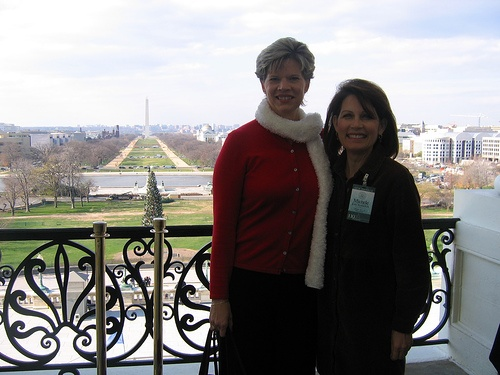
#> input picture assets/2007_002079.jpg, 500 x 375 px
$ python mod_dither.py ../assets/2007_002079.jpg out.png
#> lines starting #> are read from the running program, lines starting #| are printed output that depends on the picture; after the words box and inside, x2 and y2 are one past the last pixel; in counts of white or black regions, pixels touching at a corner belong together
# Implementation of paper
# - Improving mid-tone quality of variable-coefficient error diffusion using threshold modulation
# https://dl.acm.org/doi/abs/10.1145/1201775.882289
import numpy as np
import cv2
from tqdm import tqdm
from numba import jit, njit

@njit
def thresold_func(d, rand_d, modulation_strength):
    if d < 0:
        d = 0
    if d > 255:
        d = 255
    d = int(np.floor(d))
    m = (rand_d % 128) * modulation_strength[d]
    threshold = 128 + m
    if d >= threshold:
        return 255
    return 0

@njit
def distribute_error(error_map, diff, i, j, input_level, coefficients):
    H,W = error_map.shape
    coefs = coefficients[input_level]
    term_r = diff * coefs[0] / coefs[3]
    term_dl = diff * coefs[1] / coefs[3]
    term_d = diff * coefs[2] / coefs[3]

    if j+1 < W:
        error_map[i][j+1] += term_r
    if i+1 < H:
        if j-1 >= 0:
            error_map[i+1][j-1] += term_dl
        error_map[i+1][j] += term_d
    return error_map

@njit
def main(img):

    modulation_strength = {
        0: 0.0,
        1: 0.0,
        2: 0.0,
        3: 0.0,
        4: 0.0,
        5: 0.0,
        6: 0.0,
        7: 0.0,
        8: 0.0,
        9: 0.0,
        10: 0.0,
        11: 0.0,
        12: 0.0,
        13: 0.0,
        14: 0.0,
        15: 0.0,
        16: 0.0,
        17: 0.0,
        18: 0.0,
        19: 0.0,
        20: 0.0,
        21: 0.0,
        22: 0.0,
        23: 0.0,
        24: 0.0,
        25: 0.0,
        26: 0.0,
        27: 0.0,
        28: 0.0,
        29: 0.0,
        30: 0.0,
        31: 0.0,
        32: 0.0,
        33: 0.0,
        34: 0.0,
        35: 0.0,
        36: 0.0,
        37: 0.0,
        38: 0.0,
        39: 0.0,
        40: 0.0,
        41: 0.0,
        42: 0.0,
        43: 0.0,
        44: 0.34,
        45: 0.34,
        46: 0.34,
        47: 0.34,
        48: 0.34,
        49: 0.34,
        50: 0.34,
        51: 0.34,
        52: 0.34,
        53: 0.34,
        54: 0.34,
        55: 0.34,
        56: 0.34,
        57: 0.34,
        58: 0.34,
        59: 0.34,
        60: 0.34,
        61: 0.34,
        62: 0.34,
        63: 0.34,
        64: 0.5,
        65: 0.5,
        66: 0.5,
        67: 0.5,
        68: 0.5,
        69: 0.5,
        70: 0.5,
        71: 0.5,
        72: 0.5,
        73: 0.5,
        74: 0.5,
        75: 0.5,
        76: 0.5,
        77: 0.5,
        78: 0.5,
        79: 0.5,
        80: 0.5,
        81: 0.5,
        82: 0.5,
        83: 0.5,
        84: 0.5,
        85: 1.0,
        86: 1.0,
        87: 1.0,
        88: 1.0,
        89: 1.0,
        90: 1.0,
        91: 1.0,
        92: 1.0,
        93: 1.0,
        94: 1.0,
        95: 0.17,
        96: 0.17,
        97: 0.17,
        98: 0.17,
        99: 0.17,
        100: 0.17,
        101: 0.17,
        102: 0.5,
        103: 0.5,
        104: 0.5,
        105: 0.5,
        106: 0.5,
        107: 0.7,
        108: 0.7,
        109: 0.7,
        110: 0.7,
        111: 0.7,
        112: 0.79,
        113: 0.79,
        114: 0.79,
        115: 0.79,
        116: 0.79,
        117: 0.79,
        118: 0.79,
        119: 0.79,
        120: 0.79,
        121: 0.79,
        122: 0.79,
        123: 0.79,
        124: 0.79,
        125: 0.79,
        126: 0.79,
        127: 1.0,
        128: 1.0,
        129: 0.79,
        130: 0.79,
        131: 0.79,
        132: 0.79,
        133: 0.79,
        134: 0.79,
        135: 0.79,
        136: 0.79,
        137: 0.79,
        138: 0.79,
        139: 0.79,
        140: 0.79,
        141: 0.79,
        142: 0.79,
        143: 0.79,
        144: 0.7,
        145: 0.7,
        146: 0.7,
        147: 0.7,
        148: 0.7,
        149: 0.5,
        150: 0.5,
        151: 0.5,
        152: 0.5,
        153: 0.5,
        154: 0.17,
        155: 0.17,
        156: 0.17,
        157: 0.17,
        158: 0.17,
        159: 0.17,
        160: 0.17,
        161: 1.0,
        162: 1.0,
        163: 1.0,
        164: 1.0,
        165: 1.0,
        166: 1.0,
        167: 1.0,
        168: 1.0,
        169: 1.0,
        170: 1.0,
        171: 0.5,
        172: 0.5,
        173: 0.5,
        174: 0.5,
        175: 0.5,
        176: 0.5,
        177: 0.5,
        178: 0.5,
        179: 0.5,
        180: 0.5,
        181: 0.5,
        182: 0.5,
        183: 0.5,
        184: 0.5,
        185: 0.5,
        186: 0.5,
        187: 0.5,
        188: 0.5,
        189: 0.5,
        190: 0.5,
        191: 0.5,
        192: 0.34,
        193: 0.34,
        194: 0.34,
        195: 0.34,
        196: 0.34,
        197: 0.34,
        198: 0.34,
        199: 0.34,
        200: 0.34,
        201: 0.34,
        202: 0.34,
        203: 0.34,
        204: 0.34,
        205: 0.34,
        206: 0.34,
        207: 0.34,
        208: 0.34,
        209: 0.34,
        210: 0.34,
        211: 0.34,
        212: 0.0,
        213: 0.0,
        214: 0.0,
        215: 0.0,
        216: 0.0,
        217: 0.0,
        218: 0.0,
        219: 0.0,
        220: 0.0,
        221: 0.0,
        222: 0.0,
        223: 0.0,
        224: 0.0,
        225: 0.0,
        226: 0.0,
        227: 0.0,
        228: 0.0,
        229: 0.0,
        230: 0.0,
        231: 0.0,
        232: 0.0,
        233: 0.0,
        234: 0.0,
        235: 0.0,
        236: 0.0,
        237: 0.0,
        238: 0.0,
        239: 0.0,
        240: 0.0,
        241: 0.0,
        242: 0.0,
        243: 0.0,
        244: 0.0,
        245: 0.0,
        246: 0.0,
        247: 0.0,
        248: 0.0,
        249: 0.0,
        250: 0.0,
        251: 0.0,
        252: 0.0,
        253: 0.0,
        254: 0.0,
        255: 0.0}

    coefficients = {
        0: (13, 0, 5, 18),
        1: (1300249, 0, 499250, 1799499),
        2: (214114, 287, 99357, 313758),
        3: (351854, 0, 199965, 551819),
        4: (801100, 0, 490999, 1292099),
        5: (801100, 0, 490999, 1292099),
        6: (801100, 0, 490999, 1292099),
        7: (801100, 0, 490999, 1292099),
        8: (801100, 0, 490999, 1292099),
        9: (801100, 0, 490999, 1292099),
        10: (704075, 297466, 303694, 1305235),
        11: (704075, 297466, 303694, 1305235),
        12: (704075, 297466, 303694, 1305235),
        13: (704075, 297466, 303694, 1305235),
        14: (704075, 297466, 303694, 1305235),
        15: (704075, 297466, 303694, 1305235),
        16: (704075, 297466, 303694, 1305235),
        17: (704075, 297466, 303694, 1305235),
        18: (704075, 297466, 303694, 1305235),
        19: (704075, 297466, 303694, 1305235),
        20: (704075, 297466, 303694, 1305235),
        21: (704075, 297466, 303694, 1305235),
        22: (46613, 31917, 21469, 99999),
        23: (46613, 31917, 21469, 99999),
        24: (46613, 31917, 21469, 99999),
        25: (46613, 31917, 21469, 99999),
        26: (46613, 31917, 21469, 99999),
        27: (46613, 31917, 21469, 99999),
        28: (46613, 31917, 21469, 99999),
        29: (46613, 31917, 21469, 99999),
        30: (46613, 31917, 21469, 99999),
        31: (46613, 31917, 21469, 99999),
        32: (47482, 30617, 21900, 99999),
        33: (47482, 30617, 21900, 99999),
        34: (47482, 30617, 21900, 99999),
        35: (47482, 30617, 21900, 99999),
        36: (47482, 30617, 21900, 99999),
        37: (47482, 30617, 21900, 99999),
        38: (47482, 30617, 21900, 99999),
        39: (47482, 30617, 21900, 99999),
        40: (47482, 30617, 21900, 99999),
        41: (47482, 30617, 21900, 99999),
        42: (47482, 30617, 21900, 99999),
        43: (47482, 30617, 21900, 99999),
        44: (43024, 42131, 14826, 99981),
        45: (43024, 42131, 14826, 99981),
        46: (43024, 42131, 14826, 99981),
        47: (43024, 42131, 14826, 99981),
        48: (43024, 42131, 14826, 99981),
        49: (43024, 42131, 14826, 99981),
        50: (43024, 42131, 14826, 99981),
        51: (43024, 42131, 14826, 99981),
        52: (43024, 42131, 14826, 99981),
        53: (43024, 42131, 14826, 99981),
        54: (43024, 42131, 14826, 99981),
        55: (43024, 42131, 14826, 99981),
        56: (43024, 42131, 14826, 99981),
        57: (43024, 42131, 14826, 99981),
        58: (43024, 42131, 14826, 99981),
        59: (43024, 42131, 14826, 99981),
        60: (43024, 42131, 14826, 99981),
        61: (43024, 42131, 14826, 99981),
        62: (43024, 42131, 14826, 99981),
        63: (43024, 42131, 14826, 99981),
        64: (36411, 43219, 20369, 99999),
        65: (36411, 43219, 20369, 99999),
        66: (36411, 43219, 20369, 99999),
        67: (36411, 43219, 20369, 99999),
        68: (36411, 43219, 20369, 99999),
        69: (36411, 43219, 20369, 99999),
        70: (36411, 43219, 20369, 99999),
        71: (36411, 43219, 20369, 99999),
        72: (38477, 53843, 7678, 99998),
        73: (38477, 53843, 7678, 99998),
        74: (38477, 53843, 7678, 99998),
        75: (38477, 53843, 7678, 99998),
        76: (38477, 53843, 7678, 99998),
        77: (40503, 51547, 7948, 99998),
        78: (40503, 51547, 7948, 99998),
        79: (40503, 51547, 7948, 99998),
        80: (40503, 51547, 7948, 99998),
        81: (40503, 51547, 7948, 99998),
        82: (40503, 51547, 7948, 99998),
        83: (40503, 51547, 7948, 99998),
        84: (40503, 51547, 7948, 99998),
        85: (35865, 34108, 30026, 99999),
        86: (35865, 34108, 30026, 99999),
        87: (35865, 34108, 30026, 99999),
        88: (35865, 34108, 30026, 99999),
        89: (35865, 34108, 30026, 99999),
        90: (35865, 34108, 30026, 99999),
        91: (35865, 34108, 30026, 99999),
        92: (35865, 34108, 30026, 99999),
        93: (35865, 34108, 30026, 99999),
        94: (35865, 34108, 30026, 99999),
        95: (34117, 36899, 28983, 99999),
        96: (34117, 36899, 28983, 99999),
        97: (34117, 36899, 28983, 99999),
        98: (34117, 36899, 28983, 99999),
        99: (34117, 36899, 28983, 99999),
        100: (34117, 36899, 28983, 99999),
        101: (34117, 36899, 28983, 99999),
        102: (35464, 35049, 29485, 99998),
        103: (35464, 35049, 29485, 99998),
        104: (35464, 35049, 29485, 99998),
        105: (35464, 35049, 29485, 99998),
        106: (35464, 35049, 29485, 99998),
        107: (16477, 18810, 14712, 49999),
        108: (16477, 18810, 14712, 49999),
        109: (16477, 18810, 14712, 49999),
        110: (16477, 18810, 14712, 49999),
        111: (16477, 18810, 14712, 49999),
        112: (33360, 37954, 28685, 99999),
        113: (33360, 37954, 28685, 99999),
        114: (33360, 37954, 28685, 99999),
        115: (33360, 37954, 28685, 99999),
        116: (33360, 37954, 28685, 99999),
        117: (33360, 37954, 28685, 99999),
        118: (33360, 37954, 28685, 99999),
        119: (33360, 37954, 28685, 99999),
        120: (33360, 37954, 28685, 99999),
        121: (33360, 37954, 28685, 99999),
        122: (33360, 37954, 28685, 99999),
        123: (33360, 37954, 28685, 99999),
        124: (33360, 37954, 28685, 99999),
        125: (33360, 37954, 28685, 99999),
        126: (33360, 37954, 28685, 99999),
        127: (35269, 36066, 28664, 99999),
        128: (35269, 36066, 28664, 99999),
        129: (33360, 37954, 28685, 99999),
        130: (33360, 37954, 28685, 99999),
        131: (33360, 37954, 28685, 99999),
        132: (33360, 37954, 28685, 99999),
        133: (33360, 37954, 28685, 99999),
        134: (33360, 37954, 28685, 99999),
        135: (33360, 37954, 28685, 99999),
        136: (33360, 37954, 28685, 99999),
        137: (33360, 37954, 28685, 99999),
        138: (33360, 37954, 28685, 99999),
        139: (33360, 37954, 28685, 99999),
        140: (33360, 37954, 28685, 99999),
        141: (33360, 37954, 28685, 99999),
        142: (33360, 37954, 28685, 99999),
        143: (33360, 37954, 28685, 99999),
        144: (16477, 18810, 14712, 49999),
        145: (16477, 18810, 14712, 49999),
        146: (16477, 18810, 14712, 49999),
        147: (16477, 18810, 14712, 49999),
        148: (16477, 18810, 14712, 49999),
        149: (35464, 35049, 29485, 99998),
        150: (35464, 35049, 29485, 99998),
        151: (35464, 35049, 29485, 99998),
        152: (35464, 35049, 29485, 99998),
        153: (35464, 35049, 29485, 99998),
        154: (34117, 36899, 28983, 99999),
        155: (34117, 36899, 28983, 99999),
        156: (34117, 36899, 28983, 99999),
        157: (34117, 36899, 28983, 99999),
        158: (34117, 36899, 28983, 99999),
        159: (34117, 36899, 28983, 99999),
        160: (34117, 36899, 28983, 99999),
        161: (35865, 34108, 30026, 99999),
        162: (35865, 34108, 30026, 99999),
        163: (35865, 34108, 30026, 99999),
        164: (35865, 34108, 30026, 99999),
        165: (35865, 34108, 30026, 99999),
        166: (35865, 34108, 30026, 99999),
        167: (35865, 34108, 30026, 99999),
        168: (35865, 34108, 30026, 99999),
        169: (35865, 34108, 30026, 99999),
        170: (35865, 34108, 30026, 99999),
        171: (40503, 51547, 7948, 99998),
        172: (40503, 51547, 7948, 99998),
        173: (40503, 51547, 7948, 99998),
        174: (40503, 51547, 7948, 99998),
        175: (40503, 51547, 7948, 99998),
        176: (40503, 51547, 7948, 99998),
        177: (40503, 51547, 7948, 99998),
        178: (40503, 51547, 7948, 99998),
        179: (38477, 53843, 7678, 99998),
        180: (38477, 53843, 7678, 99998),
        181: (38477, 53843, 7678, 99998),
        182: (38477, 53843, 7678, 99998),
        183: (38477, 53843, 7678, 99998),
        184: (36411, 43219, 20369, 99999),
        185: (36411, 43219, 20369, 99999),
        186: (36411, 43219, 20369, 99999),
        187: (36411, 43219, 20369, 99999),
        188: (36411, 43219, 20369, 99999),
        189: (36411, 43219, 20369, 99999),
        190: (36411, 43219, 20369, 99999),
        191: (36411, 43219, 20369, 99999),
        192: (43024, 42131, 14826, 99981),
        193: (43024, 42131, 14826, 99981),
        194: (43024, 42131, 14826, 99981),
        195: (43024, 42131, 14826, 99981),
        196: (43024, 42131, 14826, 99981),
        197: (43024, 42131, 14826, 99981),
        198: (43024, 42131, 14826, 99981),
        199: (43024, 42131, 14826, 99981),
        200: (43024, 42131, 14826, 99981),
        201: (43024, 42131, 14826, 99981),
        202: (43024, 42131, 14826, 99981),
        203: (43024, 42131, 14826, 99981),
        204: (43024, 42131, 14826, 99981),
        205: (43024, 42131, 14826, 99981),
        206: (43024, 42131, 14826, 99981),
        207: (43024, 42131, 14826, 99981),
        208: (43024, 42131, 14826, 99981),
        209: (43024, 42131, 14826, 99981),
        210: (43024, 42131, 14826, 99981),
        211: (43024, 42131, 14826, 99981),
        212: (47482, 30617, 21900, 99999),
        213: (47482, 30617, 21900, 99999),
        214: (47482, 30617, 21900, 99999),
        215: (47482, 30617, 21900, 99999),
        216: (47482, 30617, 21900, 99999),
        217: (47482, 30617, 21900, 99999),
        218: (47482, 30617, 21900, 99999),
        219: (47482, 30617, 21900, 99999),
        220: (47482, 30617, 21900, 99999),
        221: (47482, 30617, 21900, 99999),
        222: (47482, 30617, 21900, 99999),
        223: (47482, 30617, 21900, 99999),
        224: (46613, 31917, 21469, 99999),
        225: (46613, 31917, 21469, 99999),
        226: (46613, 31917, 21469, 99999),
        227: (46613, 31917, 21469, 99999),
        228: (46613, 31917, 21469, 99999),
        229: (46613, 31917, 21469, 99999),
        230: (46613, 31917, 21469, 99999),
        231: (46613, 31917, 21469, 99999),
        232: (46613, 31917, 21469, 99999),
        233: (46613, 31917, 21469, 99999),
        234: (704075, 297466, 303694, 1305235),
        235: (704075, 297466, 303694, 1305235),
        236: (704075, 297466, 303694, 1305235),
        237: (704075, 297466, 303694, 1305235),
        238: (704075, 297466, 303694, 1305235),
        239: (704075, 297466, 303694, 1305235),
        240: (704075, 297466, 303694, 1305235),
        241: (704075, 297466, 303694, 1305235),
        242: (704075, 297466, 303694, 1305235),
        243: (704075, 297466, 303694, 1305235),
        244: (704075, 297466, 303694, 1305235),
        245: (704075, 297466, 303694, 1305235),
        246: (801100, 0, 490999, 1292099),
        247: (801100, 0, 490999, 1292099),
        248: (801100, 0, 490999, 1292099),
        249: (801100, 0, 490999, 1292099),
        250: (801100, 0, 490999, 1292099),
        251: (801100, 0, 490999, 1292099),
        252: (351854, 0, 199965, 551819),
        253: (214114, 287, 99357, 313758),
        254: (1300249, 0, 499250, 1799499),
        255: (13, 0, 5, 18)
    }

    H, W = img.shape
    rand = np.random.randint(0, 255, (H,W))
    new_img = np.zeros((H,W), dtype=np.float32)
    error_map = np.zeros((H+1, W+1), dtype=np.float32)

    for i in range(H):
        for j in range(W):
            corrected_level = img[i,j] + error_map[i,j]
            intensity = thresold_func(corrected_level, rand[i,j], modulation_strength)
            diff = corrected_level - intensity
            error_map = distribute_error(error_map, diff, i, j, img[i,j], coefficients)
            new_img[i,j] = intensity

    return new_img

main(np.zeros((10,10), dtype=np.uint8)) # trigger compilation, takes ~30s for the first time.

if __name__ == '__main__':
    from argparse import ArgumentParser
    from time import time
    parser = ArgumentParser()
    parser.add_argument('input', type=str)
    parser.add_argument('output', type=str)
    args = parser.parse_args()

    # DO NOT REPORT THIS... COMPILATION TIME IS INCLUDED IN THE EXECUTION TIME!
    img = cv2.imread(args.input, cv2.IMREAD_GRAYSCALE)
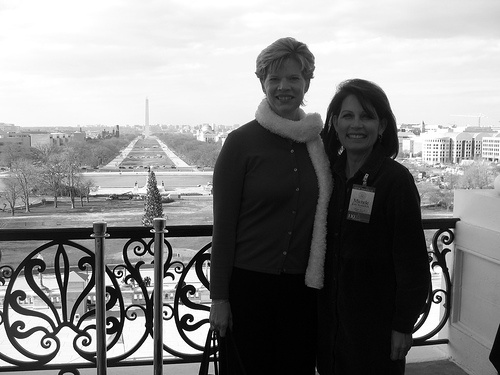
#> img: shape (375, 500); min 0, max 255, mean 135.6
    start = time()
    # new_img = dither(img)
    new_img = main(img)
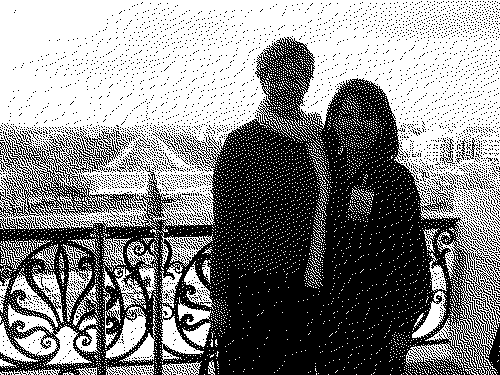
#> new_img: shape (375, 500) float32; 53.1% white; 4118 black regions (4102 under 20 px), largest, box (x1, y1, x2, y2) and area: (0, 37, 500, 375) 80515, (440, 138, 455, 165) 98, (118, 156, 138, 172) 88
    end = time()
    print("Elapsed (with compilation) = %s" % (end - start))


    # NOW THE FUNCTION IS COMPILED, RE-TIME IT EXECUTING FROM CACHE
    start = time()
    # new_img = dither(img)
    new_img = main(img)
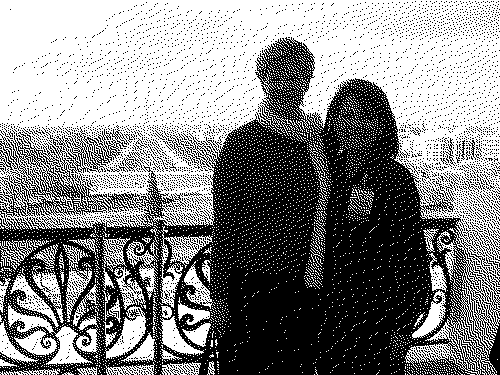
#> new_img: shape (375, 500) float32; 53.1% white; 4218 black regions (4194 under 20 px), largest, box (x1, y1, x2, y2) and area: (0, 37, 500, 375) 80242, (472, 230, 495, 260) 106, (163, 134, 187, 157) 84
    end = time()
    print("Elapsed (after compilation) = %s" % (end - start))

    cv2.imwrite(args.output, new_img)

$ run again, on assets/2007_002094.jpg
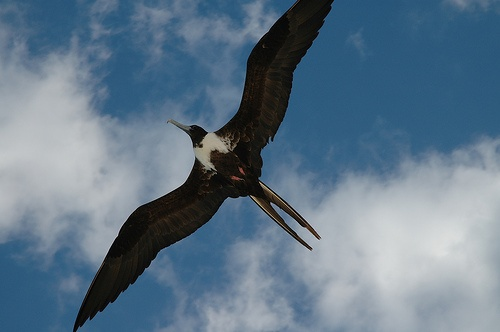
#> input picture assets/2007_002094.jpg, 500 x 332 px
#> `new_img = main(img)`:
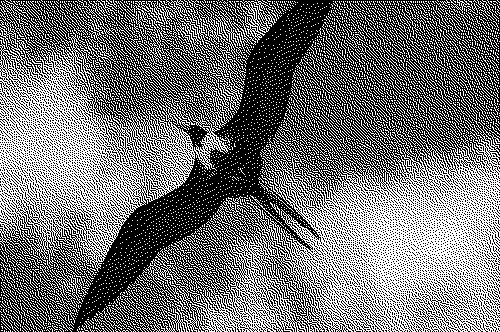
#> new_img: shape (332, 500) float32; 44.7% white in thin lines or dots
#> `new_img = main(img)`:
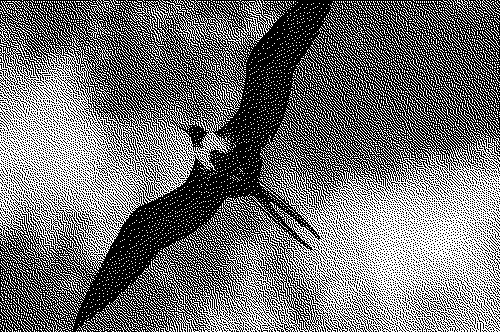
#> new_img: shape (332, 500) float32; 44.7% white in thin lines or dots
